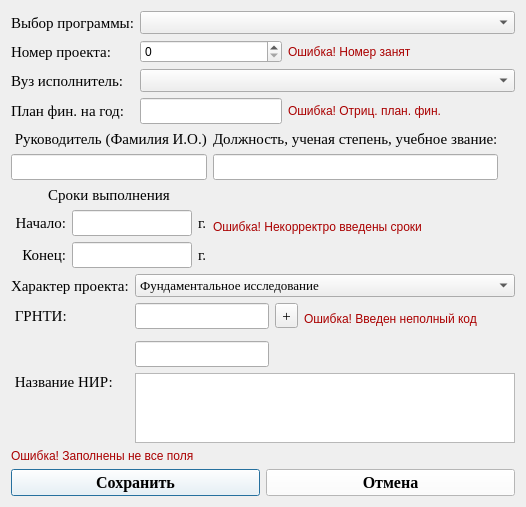
<?xml version="1.0" encoding="UTF-8"?>
<ui version="4.0">
 <class>Dialog</class>
 <widget class="QDialog" name="Dialog">
  <property name="geometry">
   <rect>
    <x>0</x>
    <y>0</y>
    <width>526</width>
    <height>484</height>
   </rect>
  </property>
  <property name="windowTitle">
   <string>Dialog</string>
  </property>
  <property name="modal">
   <bool>true</bool>
  </property>
  <layout class="QGridLayout" name="gridLayout_6">
   <item row="0" column="0">
    <layout class="QGridLayout" name="gridLayout">
     <item row="4" column="0">
      <widget class="QLabel" name="label_10">
       <property name="font">
        <font>
         <family>Times New Roman</family>
         <pointsize>11</pointsize>
         <weight>50</weight>
         <bold>false</bold>
        </font>
       </property>
       <property name="text">
        <string>Вуз исполнитель:</string>
       </property>
      </widget>
     </item>
     <item row="5" column="0">
      <widget class="QLabel" name="label_4">
       <property name="font">
        <font>
         <family>Times New Roman</family>
         <pointsize>11</pointsize>
        </font>
       </property>
       <property name="text">
        <string>План фин. на год:</string>
       </property>
      </widget>
     </item>
     <item row="2" column="0">
      <widget class="QLabel" name="label">
       <property name="font">
        <font>
         <family>Times New Roman</family>
         <pointsize>11</pointsize>
        </font>
       </property>
       <property name="text">
        <string>Номер проекта:</string>
       </property>
      </widget>
     </item>
     <item row="0" column="0">
      <widget class="QLabel" name="label_9">
       <property name="font">
        <font>
         <family>Times New Roman</family>
         <pointsize>11</pointsize>
         <weight>50</weight>
         <bold>false</bold>
        </font>
       </property>
       <property name="text">
        <string>Выбор программы:</string>
       </property>
      </widget>
     </item>
     <item row="0" column="1" colspan="3">
      <widget class="QComboBox" name="prog">
       <property name="font">
        <font>
         <family>Times New Roman</family>
         <pointsize>10</pointsize>
        </font>
       </property>
      </widget>
     </item>
     <item row="2" column="2">
      <widget class="QLabel" name="numerror">
       <property name="palette">
        <palette>
         <active>
          <colorrole role="WindowText">
           <brush brushstyle="SolidPattern">
            <color alpha="255">
             <red>170</red>
             <green>0</green>
             <blue>0</blue>
            </color>
           </brush>
          </colorrole>
         </active>
         <inactive>
          <colorrole role="WindowText">
           <brush brushstyle="SolidPattern">
            <color alpha="255">
             <red>170</red>
             <green>0</green>
             <blue>0</blue>
            </color>
           </brush>
          </colorrole>
         </inactive>
         <disabled>
          <colorrole role="WindowText">
           <brush brushstyle="SolidPattern">
            <color alpha="255">
             <red>120</red>
             <green>120</green>
             <blue>120</blue>
            </color>
           </brush>
          </colorrole>
         </disabled>
        </palette>
       </property>
       <property name="text">
        <string>Ошибка! Номер занят</string>
       </property>
      </widget>
     </item>
     <item row="2" column="1">
      <widget class="QSpinBox" name="f">
       <property name="maximum">
        <number>10000</number>
       </property>
      </widget>
     </item>
     <item row="4" column="1" colspan="3">
      <widget class="QComboBox" name="isp">
       <property name="font">
        <font>
         <family>Times New Roman</family>
         <pointsize>10</pointsize>
        </font>
       </property>
      </widget>
     </item>
     <item row="5" column="1">
      <widget class="QLineEdit" name="pfin">
       <property name="font">
        <font>
         <family>Times New Roman</family>
         <pointsize>11</pointsize>
        </font>
       </property>
       <property name="inputMethodHints">
        <set>Qt::ImhPreferNumbers</set>
       </property>
      </widget>
     </item>
     <item row="2" column="3">
      <spacer name="horizontalSpacer_2">
       <property name="orientation">
        <enum>Qt::Horizontal</enum>
       </property>
       <property name="sizeHint" stdset="0">
        <size>
         <width>40</width>
         <height>20</height>
        </size>
       </property>
      </spacer>
     </item>
     <item row="5" column="3">
      <spacer name="horizontalSpacer_4">
       <property name="orientation">
        <enum>Qt::Horizontal</enum>
       </property>
       <property name="sizeHint" stdset="0">
        <size>
         <width>40</width>
         <height>20</height>
        </size>
       </property>
      </spacer>
     </item>
     <item row="5" column="2">
      <widget class="QLabel" name="finerror">
       <property name="palette">
        <palette>
         <active>
          <colorrole role="WindowText">
           <brush brushstyle="SolidPattern">
            <color alpha="255">
             <red>170</red>
             <green>0</green>
             <blue>0</blue>
            </color>
           </brush>
          </colorrole>
         </active>
         <inactive>
          <colorrole role="WindowText">
           <brush brushstyle="SolidPattern">
            <color alpha="255">
             <red>170</red>
             <green>0</green>
             <blue>0</blue>
            </color>
           </brush>
          </colorrole>
         </inactive>
         <disabled>
          <colorrole role="WindowText">
           <brush brushstyle="SolidPattern">
            <color alpha="255">
             <red>120</red>
             <green>120</green>
             <blue>120</blue>
            </color>
           </brush>
          </colorrole>
         </disabled>
        </palette>
       </property>
       <property name="text">
        <string>Ошибка! Отриц. план. фин.</string>
       </property>
      </widget>
     </item>
    </layout>
   </item>
   <item row="3" column="0">
    <widget class="QLabel" name="errorlabel">
     <property name="palette">
      <palette>
       <active>
        <colorrole role="WindowText">
         <brush brushstyle="SolidPattern">
          <color alpha="255">
           <red>170</red>
           <green>0</green>
           <blue>0</blue>
          </color>
         </brush>
        </colorrole>
       </active>
       <inactive>
        <colorrole role="WindowText">
         <brush brushstyle="SolidPattern">
          <color alpha="255">
           <red>170</red>
           <green>0</green>
           <blue>0</blue>
          </color>
         </brush>
        </colorrole>
       </inactive>
       <disabled>
        <colorrole role="WindowText">
         <brush brushstyle="SolidPattern">
          <color alpha="255">
           <red>120</red>
           <green>120</green>
           <blue>120</blue>
          </color>
         </brush>
        </colorrole>
       </disabled>
      </palette>
     </property>
     <property name="text">
      <string>Ошибка! Заполнены не все поля</string>
     </property>
    </widget>
   </item>
   <item row="4" column="0">
    <spacer name="verticalSpacer">
     <property name="orientation">
      <enum>Qt::Vertical</enum>
     </property>
     <property name="sizeHint" stdset="0">
      <size>
       <width>20</width>
       <height>40</height>
      </size>
     </property>
    </spacer>
   </item>
   <item row="5" column="0">
    <layout class="QGridLayout" name="gridLayout_5">
     <item row="1" column="0">
      <widget class="QPushButton" name="savebtn">
       <property name="palette">
        <palette>
         <active>
          <colorrole role="WindowText">
           <brush brushstyle="SolidPattern">
            <color alpha="255">
             <red>0</red>
             <green>0</green>
             <blue>0</blue>
            </color>
           </brush>
          </colorrole>
          <colorrole role="Button">
           <brush brushstyle="SolidPattern">
            <color alpha="255">
             <red>255</red>
             <green>255</green>
             <blue>255</blue>
            </color>
           </brush>
          </colorrole>
          <colorrole role="Light">
           <brush brushstyle="SolidPattern">
            <color alpha="255">
             <red>255</red>
             <green>255</green>
             <blue>255</blue>
            </color>
           </brush>
          </colorrole>
          <colorrole role="Midlight">
           <brush brushstyle="SolidPattern">
            <color alpha="255">
             <red>255</red>
             <green>255</green>
             <blue>255</blue>
            </color>
           </brush>
          </colorrole>
          <colorrole role="Dark">
           <brush brushstyle="SolidPattern">
            <color alpha="255">
             <red>127</red>
             <green>127</green>
             <blue>127</blue>
            </color>
           </brush>
          </colorrole>
          <colorrole role="Mid">
           <brush brushstyle="SolidPattern">
            <color alpha="255">
             <red>170</red>
             <green>170</green>
             <blue>170</blue>
            </color>
           </brush>
          </colorrole>
          <colorrole role="Text">
           <brush brushstyle="SolidPattern">
            <color alpha="255">
             <red>0</red>
             <green>0</green>
             <blue>0</blue>
            </color>
           </brush>
          </colorrole>
          <colorrole role="BrightText">
           <brush brushstyle="SolidPattern">
            <color alpha="255">
             <red>255</red>
             <green>255</green>
             <blue>255</blue>
            </color>
           </brush>
          </colorrole>
          <colorrole role="ButtonText">
           <brush brushstyle="SolidPattern">
            <color alpha="255">
             <red>0</red>
             <green>0</green>
             <blue>0</blue>
            </color>
           </brush>
          </colorrole>
          <colorrole role="Base">
           <brush brushstyle="SolidPattern">
            <color alpha="255">
             <red>255</red>
             <green>255</green>
             <blue>255</blue>
            </color>
           </brush>
          </colorrole>
          <colorrole role="Window">
           <brush brushstyle="SolidPattern">
            <color alpha="255">
             <red>255</red>
             <green>255</green>
             <blue>255</blue>
            </color>
           </brush>
          </colorrole>
          <colorrole role="Shadow">
           <brush brushstyle="SolidPattern">
            <color alpha="255">
             <red>0</red>
             <green>0</green>
             <blue>0</blue>
            </color>
           </brush>
          </colorrole>
          <colorrole role="AlternateBase">
           <brush brushstyle="SolidPattern">
            <color alpha="255">
             <red>255</red>
             <green>255</green>
             <blue>255</blue>
            </color>
           </brush>
          </colorrole>
          <colorrole role="ToolTipBase">
           <brush brushstyle="SolidPattern">
            <color alpha="255">
             <red>255</red>
             <green>255</green>
             <blue>220</blue>
            </color>
           </brush>
          </colorrole>
          <colorrole role="ToolTipText">
           <brush brushstyle="SolidPattern">
            <color alpha="255">
             <red>0</red>
             <green>0</green>
             <blue>0</blue>
            </color>
           </brush>
          </colorrole>
         </active>
         <inactive>
          <colorrole role="WindowText">
           <brush brushstyle="SolidPattern">
            <color alpha="255">
             <red>0</red>
             <green>0</green>
             <blue>0</blue>
            </color>
           </brush>
          </colorrole>
          <colorrole role="Button">
           <brush brushstyle="SolidPattern">
            <color alpha="255">
             <red>255</red>
             <green>255</green>
             <blue>255</blue>
            </color>
           </brush>
          </colorrole>
          <colorrole role="Light">
           <brush brushstyle="SolidPattern">
            <color alpha="255">
             <red>255</red>
             <green>255</green>
             <blue>255</blue>
            </color>
           </brush>
          </colorrole>
          <colorrole role="Midlight">
           <brush brushstyle="SolidPattern">
            <color alpha="255">
             <red>255</red>
             <green>255</green>
             <blue>255</blue>
            </color>
           </brush>
          </colorrole>
          <colorrole role="Dark">
           <brush brushstyle="SolidPattern">
            <color alpha="255">
             <red>127</red>
             <green>127</green>
             <blue>127</blue>
            </color>
           </brush>
          </colorrole>
          <colorrole role="Mid">
           <brush brushstyle="SolidPattern">
            <color alpha="255">
             <red>170</red>
             <green>170</green>
             <blue>170</blue>
            </color>
           </brush>
          </colorrole>
          <colorrole role="Text">
           <brush brushstyle="SolidPattern">
            <color alpha="255">
             <red>0</red>
             <green>0</green>
             <blue>0</blue>
            </color>
           </brush>
          </colorrole>
          <colorrole role="BrightText">
           <brush brushstyle="SolidPattern">
            <color alpha="255">
             <red>255</red>
             <green>255</green>
             <blue>255</blue>
            </color>
           </brush>
          </colorrole>
          <colorrole role="ButtonText">
           <brush brushstyle="SolidPattern">
            <color alpha="255">
             <red>0</red>
             <green>0</green>
             <blue>0</blue>
            </color>
           </brush>
          </colorrole>
          <colorrole role="Base">
           <brush brushstyle="SolidPattern">
            <color alpha="255">
             <red>255</red>
             <green>255</green>
             <blue>255</blue>
            </color>
           </brush>
          </colorrole>
          <colorrole role="Window">
           <brush brushstyle="SolidPattern">
            <color alpha="255">
             <red>255</red>
             <green>255</green>
             <blue>255</blue>
            </color>
           </brush>
          </colorrole>
          <colorrole role="Shadow">
           <brush brushstyle="SolidPattern">
            <color alpha="255">
             <red>0</red>
             <green>0</green>
             <blue>0</blue>
            </color>
           </brush>
          </colorrole>
          <colorrole role="AlternateBase">
           <brush brushstyle="SolidPattern">
            <color alpha="255">
             <red>255</red>
             <green>255</green>
             <blue>255</blue>
            </color>
           </brush>
          </colorrole>
          <colorrole role="ToolTipBase">
           <brush brushstyle="SolidPattern">
            <color alpha="255">
             <red>255</red>
             <green>255</green>
             <blue>220</blue>
            </color>
           </brush>
          </colorrole>
          <colorrole role="ToolTipText">
           <brush brushstyle="SolidPattern">
            <color alpha="255">
             <red>0</red>
             <green>0</green>
             <blue>0</blue>
            </color>
           </brush>
          </colorrole>
         </inactive>
         <disabled>
          <colorrole role="WindowText">
           <brush brushstyle="SolidPattern">
            <color alpha="255">
             <red>127</red>
             <green>127</green>
             <blue>127</blue>
            </color>
           </brush>
          </colorrole>
          <colorrole role="Button">
           <brush brushstyle="SolidPattern">
            <color alpha="255">
             <red>255</red>
             <green>255</green>
             <blue>255</blue>
            </color>
           </brush>
          </colorrole>
          <colorrole role="Light">
           <brush brushstyle="SolidPattern">
            <color alpha="255">
             <red>255</red>
             <green>255</green>
             <blue>255</blue>
            </color>
           </brush>
          </colorrole>
          <colorrole role="Midlight">
           <brush brushstyle="SolidPattern">
            <color alpha="255">
             <red>255</red>
             <green>255</green>
             <blue>255</blue>
            </color>
           </brush>
          </colorrole>
          <colorrole role="Dark">
           <brush brushstyle="SolidPattern">
            <color alpha="255">
             <red>127</red>
             <green>127</green>
             <blue>127</blue>
            </color>
           </brush>
          </colorrole>
          <colorrole role="Mid">
           <brush brushstyle="SolidPattern">
            <color alpha="255">
             <red>170</red>
             <green>170</green>
             <blue>170</blue>
            </color>
           </brush>
          </colorrole>
          <colorrole role="Text">
           <brush brushstyle="SolidPattern">
            <color alpha="255">
             <red>127</red>
             <green>127</green>
             <blue>127</blue>
            </color>
           </brush>
          </colorrole>
          <colorrole role="BrightText">
           <brush brushstyle="SolidPattern">
            <color alpha="255">
             <red>255</red>
             <green>255</green>
             <blue>255</blue>
            </color>
           </brush>
          </colorrole>
          <colorrole role="ButtonText">
           <brush brushstyle="SolidPattern">
            <color alpha="255">
             <red>127</red>
             <green>127</green>
             <blue>127</blue>
            </color>
           </brush>
          </colorrole>
          <colorrole role="Base">
           <brush brushstyle="SolidPattern">
            <color alpha="255">
             <red>255</red>
             <green>255</green>
             <blue>255</blue>
            </color>
           </brush>
          </colorrole>
          <colorrole role="Window">
           <brush brushstyle="SolidPattern">
            <color alpha="255">
             <red>255</red>
             <green>255</green>
             <blue>255</blue>
            </color>
           </brush>
          </colorrole>
          <colorrole role="Shadow">
           <brush brushstyle="SolidPattern">
            <color alpha="255">
             <red>0</red>
             <green>0</green>
             <blue>0</blue>
            </color>
           </brush>
          </colorrole>
          <colorrole role="AlternateBase">
           <brush brushstyle="SolidPattern">
            <color alpha="255">
             <red>255</red>
             <green>255</green>
             <blue>255</blue>
            </color>
           </brush>
          </colorrole>
          <colorrole role="ToolTipBase">
           <brush brushstyle="SolidPattern">
            <color alpha="255">
             <red>255</red>
             <green>255</green>
             <blue>220</blue>
            </color>
           </brush>
          </colorrole>
          <colorrole role="ToolTipText">
           <brush brushstyle="SolidPattern">
            <color alpha="255">
             <red>0</red>
             <green>0</green>
             <blue>0</blue>
            </color>
           </brush>
          </colorrole>
         </disabled>
        </palette>
       </property>
       <property name="font">
        <font>
         <family>Times New Roman</family>
         <pointsize>12</pointsize>
         <weight>75</weight>
         <bold>true</bold>
        </font>
       </property>
       <property name="text">
        <string>Сохранить</string>
       </property>
      </widget>
     </item>
     <item row="1" column="1">
      <widget class="QPushButton" name="discardbtn">
       <property name="palette">
        <palette>
         <active>
          <colorrole role="WindowText">
           <brush brushstyle="SolidPattern">
            <color alpha="255">
             <red>0</red>
             <green>0</green>
             <blue>0</blue>
            </color>
           </brush>
          </colorrole>
          <colorrole role="Button">
           <brush brushstyle="SolidPattern">
            <color alpha="255">
             <red>255</red>
             <green>255</green>
             <blue>255</blue>
            </color>
           </brush>
          </colorrole>
          <colorrole role="Light">
           <brush brushstyle="SolidPattern">
            <color alpha="255">
             <red>255</red>
             <green>255</green>
             <blue>255</blue>
            </color>
           </brush>
          </colorrole>
          <colorrole role="Midlight">
           <brush brushstyle="SolidPattern">
            <color alpha="255">
             <red>255</red>
             <green>255</green>
             <blue>255</blue>
            </color>
           </brush>
          </colorrole>
          <colorrole role="Dark">
           <brush brushstyle="SolidPattern">
            <color alpha="255">
             <red>127</red>
             <green>127</green>
             <blue>127</blue>
            </color>
           </brush>
          </colorrole>
          <colorrole role="Mid">
           <brush brushstyle="SolidPattern">
            <color alpha="255">
             <red>170</red>
             <green>170</green>
             <blue>170</blue>
            </color>
           </brush>
          </colorrole>
          <colorrole role="Text">
           <brush brushstyle="SolidPattern">
            <color alpha="255">
             <red>0</red>
             <green>0</green>
             <blue>0</blue>
            </color>
           </brush>
          </colorrole>
          <colorrole role="BrightText">
           <brush brushstyle="SolidPattern">
            <color alpha="255">
             <red>255</red>
             <green>255</green>
             <blue>255</blue>
            </color>
           </brush>
          </colorrole>
          <colorrole role="ButtonText">
           <brush brushstyle="SolidPattern">
            <color alpha="255">
             <red>0</red>
             <green>0</green>
             <blue>0</blue>
            </color>
           </brush>
          </colorrole>
          <colorrole role="Base">
           <brush brushstyle="SolidPattern">
            <color alpha="255">
             <red>255</red>
             <green>255</green>
             <blue>255</blue>
            </color>
           </brush>
          </colorrole>
          <colorrole role="Window">
           <brush brushstyle="SolidPattern">
            <color alpha="255">
             <red>255</red>
             <green>255</green>
             <blue>255</blue>
            </color>
           </brush>
          </colorrole>
          <colorrole role="Shadow">
           <brush brushstyle="SolidPattern">
            <color alpha="255">
             <red>0</red>
             <green>0</green>
             <blue>0</blue>
            </color>
           </brush>
          </colorrole>
          <colorrole role="AlternateBase">
           <brush brushstyle="SolidPattern">
            <color alpha="255">
             <red>255</red>
             <green>255</green>
             <blue>255</blue>
            </color>
           </brush>
          </colorrole>
          <colorrole role="ToolTipBase">
           <brush brushstyle="SolidPattern">
            <color alpha="255">
             <red>255</red>
             <green>255</green>
             <blue>220</blue>
            </color>
           </brush>
          </colorrole>
          <colorrole role="ToolTipText">
           <brush brushstyle="SolidPattern">
            <color alpha="255">
             <red>0</red>
             <green>0</green>
             <blue>0</blue>
            </color>
           </brush>
          </colorrole>
         </active>
         <inactive>
          <colorrole role="WindowText">
           <brush brushstyle="SolidPattern">
            <color alpha="255">
             <red>0</red>
             <green>0</green>
             <blue>0</blue>
            </color>
           </brush>
          </colorrole>
          <colorrole role="Button">
           <brush brushstyle="SolidPattern">
            <color alpha="255">
             <red>255</red>
             <green>255</green>
             <blue>255</blue>
            </color>
           </brush>
          </colorrole>
          <colorrole role="Light">
           <brush brushstyle="SolidPattern">
            <color alpha="255">
             <red>255</red>
             <green>255</green>
             <blue>255</blue>
            </color>
           </brush>
          </colorrole>
          <colorrole role="Midlight">
           <brush brushstyle="SolidPattern">
            <color alpha="255">
             <red>255</red>
             <green>255</green>
             <blue>255</blue>
            </color>
           </brush>
          </colorrole>
          <colorrole role="Dark">
           <brush brushstyle="SolidPattern">
            <color alpha="255">
             <red>127</red>
             <green>127</green>
             <blue>127</blue>
            </color>
           </brush>
          </colorrole>
          <colorrole role="Mid">
           <brush brushstyle="SolidPattern">
            <color alpha="255">
             <red>170</red>
             <green>170</green>
             <blue>170</blue>
            </color>
           </brush>
          </colorrole>
          <colorrole role="Text">
           <brush brushstyle="SolidPattern">
            <color alpha="255">
             <red>0</red>
             <green>0</green>
             <blue>0</blue>
            </color>
           </brush>
          </colorrole>
          <colorrole role="BrightText">
           <brush brushstyle="SolidPattern">
            <color alpha="255">
             <red>255</red>
             <green>255</green>
             <blue>255</blue>
            </color>
           </brush>
          </colorrole>
          <colorrole role="ButtonText">
           <brush brushstyle="SolidPattern">
            <color alpha="255">
             <red>0</red>
             <green>0</green>
             <blue>0</blue>
            </color>
           </brush>
          </colorrole>
          <colorrole role="Base">
           <brush brushstyle="SolidPattern">
            <color alpha="255">
             <red>255</red>
             <green>255</green>
             <blue>255</blue>
            </color>
           </brush>
          </colorrole>
          <colorrole role="Window">
           <brush brushstyle="SolidPattern">
            <color alpha="255">
             <red>255</red>
             <green>255</green>
             <blue>255</blue>
            </color>
           </brush>
          </colorrole>
          <colorrole role="Shadow">
           <brush brushstyle="SolidPattern">
            <color alpha="255">
             <red>0</red>
             <green>0</green>
             <blue>0</blue>
            </color>
           </brush>
          </colorrole>
          <colorrole role="AlternateBase">
           <brush brushstyle="SolidPattern">
            <color alpha="255">
             <red>255</red>
             <green>255</green>
             <blue>255</blue>
            </color>
           </brush>
          </colorrole>
          <colorrole role="ToolTipBase">
           <brush brushstyle="SolidPattern">
            <color alpha="255">
             <red>255</red>
             <green>255</green>
             <blue>220</blue>
            </color>
           </brush>
          </colorrole>
          <colorrole role="ToolTipText">
           <brush brushstyle="SolidPattern">
            <color alpha="255">
             <red>0</red>
             <green>0</green>
             <blue>0</blue>
            </color>
           </brush>
          </colorrole>
         </inactive>
         <disabled>
          <colorrole role="WindowText">
           <brush brushstyle="SolidPattern">
            <color alpha="255">
             <red>127</red>
             <green>127</green>
             <blue>127</blue>
            </color>
           </brush>
          </colorrole>
          <colorrole role="Button">
           <brush brushstyle="SolidPattern">
            <color alpha="255">
             <red>255</red>
             <green>255</green>
             <blue>255</blue>
            </color>
           </brush>
          </colorrole>
          <colorrole role="Light">
           <brush brushstyle="SolidPattern">
            <color alpha="255">
             <red>255</red>
             <green>255</green>
             <blue>255</blue>
            </color>
           </brush>
          </colorrole>
          <colorrole role="Midlight">
           <brush brushstyle="SolidPattern">
            <color alpha="255">
             <red>255</red>
             <green>255</green>
             <blue>255</blue>
            </color>
           </brush>
          </colorrole>
          <colorrole role="Dark">
           <brush brushstyle="SolidPattern">
            <color alpha="255">
             <red>127</red>
             <green>127</green>
             <blue>127</blue>
            </color>
           </brush>
          </colorrole>
          <colorrole role="Mid">
           <brush brushstyle="SolidPattern">
            <color alpha="255">
             <red>170</red>
             <green>170</green>
             <blue>170</blue>
            </color>
           </brush>
          </colorrole>
          <colorrole role="Text">
           <brush brushstyle="SolidPattern">
            <color alpha="255">
             <red>127</red>
             <green>127</green>
             <blue>127</blue>
            </color>
           </brush>
          </colorrole>
          <colorrole role="BrightText">
           <brush brushstyle="SolidPattern">
            <color alpha="255">
             <red>255</red>
             <green>255</green>
             <blue>255</blue>
            </color>
           </brush>
          </colorrole>
          <colorrole role="ButtonText">
           <brush brushstyle="SolidPattern">
            <color alpha="255">
             <red>127</red>
             <green>127</green>
             <blue>127</blue>
            </color>
           </brush>
          </colorrole>
          <colorrole role="Base">
           <brush brushstyle="SolidPattern">
            <color alpha="255">
             <red>255</red>
             <green>255</green>
             <blue>255</blue>
            </color>
           </brush>
          </colorrole>
          <colorrole role="Window">
           <brush brushstyle="SolidPattern">
            <color alpha="255">
             <red>255</red>
             <green>255</green>
             <blue>255</blue>
            </color>
           </brush>
          </colorrole>
          <colorrole role="Shadow">
           <brush brushstyle="SolidPattern">
            <color alpha="255">
             <red>0</red>
             <green>0</green>
             <blue>0</blue>
            </color>
           </brush>
          </colorrole>
          <colorrole role="AlternateBase">
           <brush brushstyle="SolidPattern">
            <color alpha="255">
             <red>255</red>
             <green>255</green>
             <blue>255</blue>
            </color>
           </brush>
          </colorrole>
          <colorrole role="ToolTipBase">
           <brush brushstyle="SolidPattern">
            <color alpha="255">
             <red>255</red>
             <green>255</green>
             <blue>220</blue>
            </color>
           </brush>
          </colorrole>
          <colorrole role="ToolTipText">
           <brush brushstyle="SolidPattern">
            <color alpha="255">
             <red>0</red>
             <green>0</green>
             <blue>0</blue>
            </color>
           </brush>
          </colorrole>
         </disabled>
        </palette>
       </property>
       <property name="font">
        <font>
         <family>Times New Roman</family>
         <pointsize>12</pointsize>
         <weight>75</weight>
         <bold>true</bold>
        </font>
       </property>
       <property name="text">
        <string>Отмена</string>
       </property>
      </widget>
     </item>
    </layout>
   </item>
   <item row="2" column="0">
    <layout class="QGridLayout" name="gridLayout_4">
     <item row="8" column="0">
      <widget class="QLabel" name="label_5">
       <property name="font">
        <font>
         <family>Times New Roman</family>
         <pointsize>11</pointsize>
        </font>
       </property>
       <property name="text">
        <string> Название НИР:</string>
       </property>
       <property name="alignment">
        <set>Qt::AlignLeading|Qt::AlignLeft|Qt::AlignTop</set>
       </property>
      </widget>
     </item>
     <item row="0" column="0">
      <widget class="QLabel" name="label_11">
       <property name="font">
        <font>
         <family>Times New Roman</family>
         <pointsize>11</pointsize>
         <weight>50</weight>
         <bold>false</bold>
        </font>
       </property>
       <property name="text">
        <string>Характер проекта:</string>
       </property>
      </widget>
     </item>
     <item row="0" column="1" colspan="4">
      <widget class="QComboBox" name="CODTYPE">
       <property name="font">
        <font>
         <family>Times New Roman</family>
         <pointsize>10</pointsize>
        </font>
       </property>
       <item>
        <property name="text">
         <string>Фундаментальное исследование</string>
        </property>
       </item>
       <item>
        <property name="text">
         <string>Прикладное исследование</string>
        </property>
       </item>
       <item>
        <property name="text">
         <string>Экспериментальная разработка</string>
        </property>
       </item>
      </widget>
     </item>
     <item row="6" column="1">
      <widget class="QLineEdit" name="GRNTI2">
       <property name="font">
        <font>
         <family>Times New Roman</family>
         <pointsize>11</pointsize>
        </font>
       </property>
      </widget>
     </item>
     <item row="4" column="2">
      <widget class="QToolButton" name="grntibtn">
       <property name="minimumSize">
        <size>
         <width>23</width>
         <height>20</height>
        </size>
       </property>
       <property name="font">
        <font>
         <family>Times New Roman</family>
         <pointsize>11</pointsize>
        </font>
       </property>
       <property name="text">
        <string>+</string>
       </property>
       <property name="autoRepeatInterval">
        <number>0</number>
       </property>
      </widget>
     </item>
     <item row="4" column="4">
      <spacer name="horizontalSpacer">
       <property name="orientation">
        <enum>Qt::Horizontal</enum>
       </property>
       <property name="sizeHint" stdset="0">
        <size>
         <width>40</width>
         <height>20</height>
        </size>
       </property>
      </spacer>
     </item>
     <item row="4" column="0">
      <widget class="QLabel" name="label_8">
       <property name="font">
        <font>
         <family>Times New Roman</family>
         <pointsize>11</pointsize>
        </font>
       </property>
       <property name="text">
        <string> ГРНТИ:</string>
       </property>
      </widget>
     </item>
     <item row="4" column="1">
      <widget class="QLineEdit" name="GRNTI">
       <property name="font">
        <font>
         <family>Times New Roman</family>
         <pointsize>11</pointsize>
        </font>
       </property>
       <property name="inputMethodHints">
        <set>Qt::ImhExclusiveInputMask</set>
       </property>
       <property name="inputMask">
        <string/>
       </property>
      </widget>
     </item>
     <item row="8" column="1" colspan="4">
      <widget class="QTextEdit" name="NIR">
       <property name="font">
        <font>
         <family>Times New Roman</family>
         <pointsize>11</pointsize>
        </font>
       </property>
      </widget>
     </item>
     <item row="4" column="3" rowspan="2">
      <widget class="QLabel" name="grntierror">
       <property name="palette">
        <palette>
         <active>
          <colorrole role="WindowText">
           <brush brushstyle="SolidPattern">
            <color alpha="255">
             <red>170</red>
             <green>0</green>
             <blue>0</blue>
            </color>
           </brush>
          </colorrole>
         </active>
         <inactive>
          <colorrole role="WindowText">
           <brush brushstyle="SolidPattern">
            <color alpha="255">
             <red>170</red>
             <green>0</green>
             <blue>0</blue>
            </color>
           </brush>
          </colorrole>
         </inactive>
         <disabled>
          <colorrole role="WindowText">
           <brush brushstyle="SolidPattern">
            <color alpha="255">
             <red>120</red>
             <green>120</green>
             <blue>120</blue>
            </color>
           </brush>
          </colorrole>
         </disabled>
        </palette>
       </property>
       <property name="text">
        <string>Ошибка! Введен неполный код</string>
       </property>
      </widget>
     </item>
    </layout>
   </item>
   <item row="1" column="0">
    <layout class="QGridLayout" name="gridLayout_2">
     <item row="1" column="0">
      <widget class="QLineEdit" name="ruk">
       <property name="font">
        <font>
         <family>Times New Roman</family>
         <pointsize>11</pointsize>
        </font>
       </property>
      </widget>
     </item>
     <item row="0" column="0">
      <widget class="QLabel" name="label_3">
       <property name="maximumSize">
        <size>
         <width>16777215</width>
         <height>30</height>
        </size>
       </property>
       <property name="font">
        <font>
         <family>Times New Roman</family>
         <pointsize>11</pointsize>
        </font>
       </property>
       <property name="text">
        <string> Руководитель (Фамилия И.О.)</string>
       </property>
      </widget>
     </item>
     <item row="1" column="1">
      <widget class="QLineEdit" name="ruk2">
       <property name="font">
        <font>
         <family>Times New Roman</family>
         <pointsize>11</pointsize>
        </font>
       </property>
      </widget>
     </item>
     <item row="2" column="0">
      <layout class="QGridLayout" name="gridLayout_3">
       <item row="1" column="1">
        <widget class="QLineEdit" name="srok_n">
         <property name="maximumSize">
          <size>
           <width>167</width>
           <height>16777215</height>
          </size>
         </property>
         <property name="font">
          <font>
           <family>Times New Roman</family>
           <pointsize>11</pointsize>
          </font>
         </property>
         <property name="inputMethodHints">
          <set>Qt::ImhDigitsOnly</set>
         </property>
         <property name="maxLength">
          <number>4</number>
         </property>
        </widget>
       </item>
       <item row="1" column="0">
        <widget class="QLabel" name="label_6">
         <property name="font">
          <font>
           <family>Times New Roman</family>
           <pointsize>11</pointsize>
          </font>
         </property>
         <property name="text">
          <string> Начало:</string>
         </property>
         <property name="alignment">
          <set>Qt::AlignRight|Qt::AlignTrailing|Qt::AlignVCenter</set>
         </property>
        </widget>
       </item>
       <item row="2" column="0">
        <widget class="QLabel" name="label_7">
         <property name="font">
          <font>
           <family>Times New Roman</family>
           <pointsize>11</pointsize>
          </font>
         </property>
         <property name="text">
          <string> Конец:</string>
         </property>
         <property name="alignment">
          <set>Qt::AlignRight|Qt::AlignTrailing|Qt::AlignVCenter</set>
         </property>
        </widget>
       </item>
       <item row="2" column="1">
        <widget class="QLineEdit" name="srok_k">
         <property name="maximumSize">
          <size>
           <width>167</width>
           <height>16777215</height>
          </size>
         </property>
         <property name="font">
          <font>
           <family>Times New Roman</family>
           <pointsize>11</pointsize>
          </font>
         </property>
         <property name="inputMethodHints">
          <set>Qt::ImhDigitsOnly</set>
         </property>
         <property name="maxLength">
          <number>4</number>
         </property>
        </widget>
       </item>
       <item row="1" column="2">
        <widget class="QLabel" name="label_13">
         <property name="font">
          <font>
           <family>Times New Roman</family>
           <pointsize>11</pointsize>
          </font>
         </property>
         <property name="text">
          <string>г.</string>
         </property>
        </widget>
       </item>
       <item row="2" column="2">
        <widget class="QLabel" name="label_14">
         <property name="font">
          <font>
           <family>Times New Roman</family>
           <pointsize>11</pointsize>
          </font>
         </property>
         <property name="text">
          <string>г.</string>
         </property>
        </widget>
       </item>
       <item row="0" column="0" colspan="3">
        <widget class="QLabel" name="label_12">
         <property name="font">
          <font>
           <family>Times New Roman</family>
           <pointsize>11</pointsize>
          </font>
         </property>
         <property name="text">
          <string>Сроки выполнения</string>
         </property>
         <property name="alignment">
          <set>Qt::AlignCenter</set>
         </property>
        </widget>
       </item>
      </layout>
     </item>
     <item row="1" column="2">
      <spacer name="horizontalSpacer_3">
       <property name="orientation">
        <enum>Qt::Horizontal</enum>
       </property>
       <property name="sizeHint" stdset="0">
        <size>
         <width>40</width>
         <height>20</height>
        </size>
       </property>
      </spacer>
     </item>
     <item row="2" column="1">
      <widget class="QLabel" name="dateerror">
       <property name="enabled">
        <bool>true</bool>
       </property>
       <property name="palette">
        <palette>
         <active>
          <colorrole role="WindowText">
           <brush brushstyle="SolidPattern">
            <color alpha="255">
             <red>170</red>
             <green>0</green>
             <blue>0</blue>
            </color>
           </brush>
          </colorrole>
         </active>
         <inactive>
          <colorrole role="WindowText">
           <brush brushstyle="SolidPattern">
            <color alpha="255">
             <red>170</red>
             <green>0</green>
             <blue>0</blue>
            </color>
           </brush>
          </colorrole>
         </inactive>
         <disabled>
          <colorrole role="WindowText">
           <brush brushstyle="SolidPattern">
            <color alpha="255">
             <red>120</red>
             <green>120</green>
             <blue>120</blue>
            </color>
           </brush>
          </colorrole>
         </disabled>
        </palette>
       </property>
       <property name="autoFillBackground">
        <bool>false</bool>
       </property>
       <property name="text">
        <string>Ошибка! Некорректро введены сроки</string>
       </property>
       <property name="scaledContents">
        <bool>false</bool>
       </property>
       <property name="wordWrap">
        <bool>false</bool>
       </property>
      </widget>
     </item>
     <item row="0" column="1">
      <widget class="QLabel" name="label_2">
       <property name="font">
        <font>
         <family>Times New Roman</family>
         <pointsize>11</pointsize>
        </font>
       </property>
       <property name="text">
        <string>Должность, ученая степень, учебное звание:</string>
       </property>
      </widget>
     </item>
    </layout>
   </item>
  </layout>
 </widget>
 <resources/>
 <connections/>
</ui>
